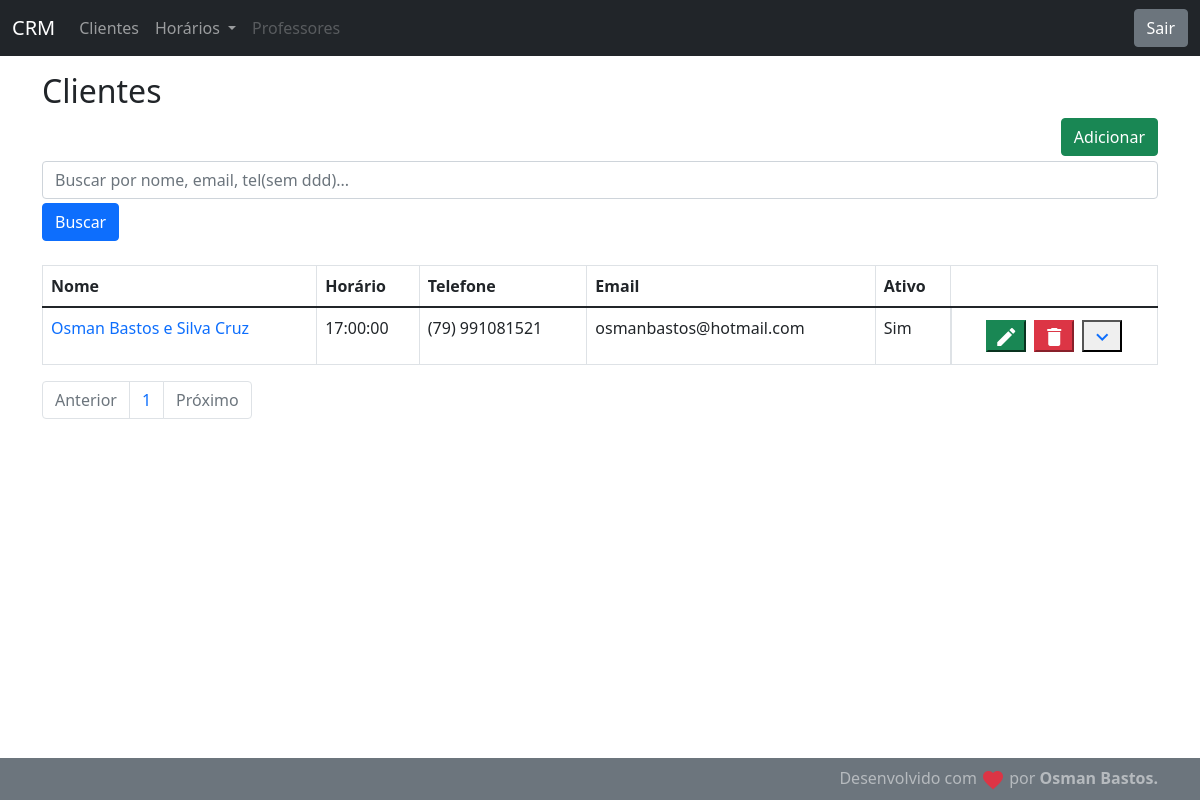
Before: /customer/list/?class_time=17:00 with the older database file.
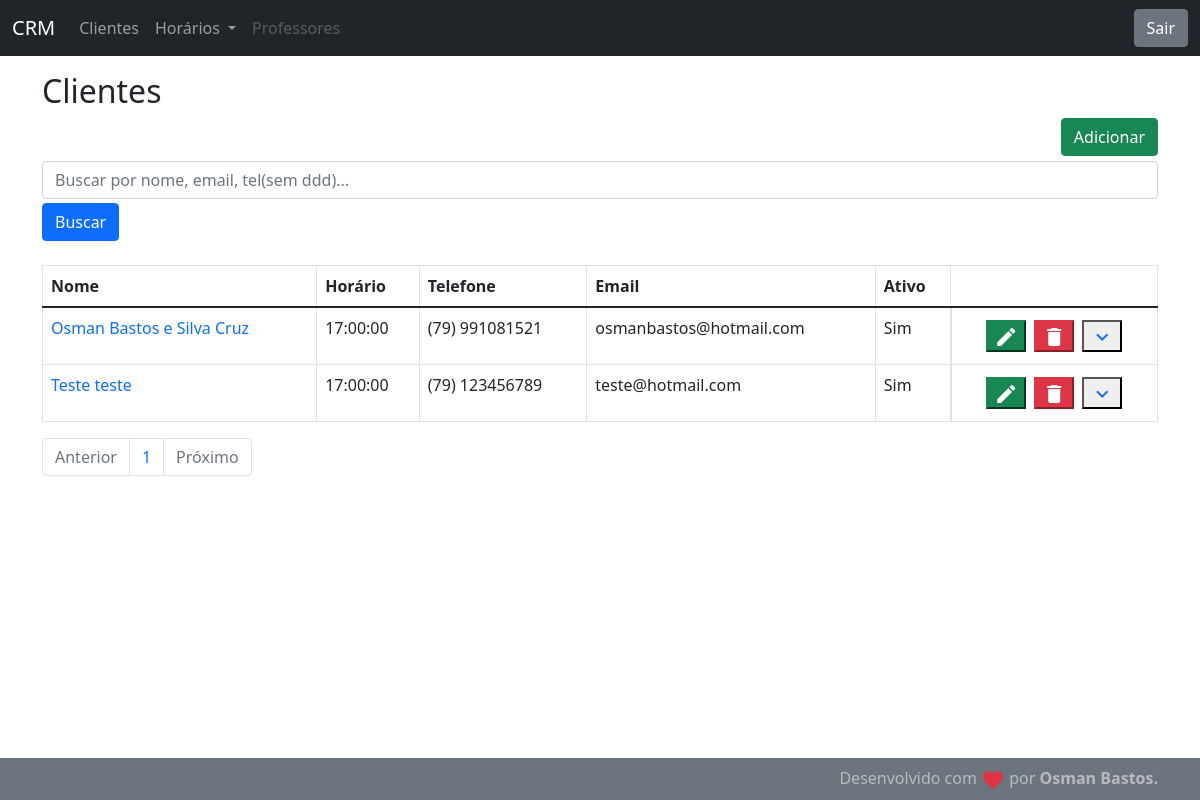
After: the same page with the newer database file.
### customer/models.py (models this page shows, shortened)
class Customer(models.Model):
    first_name = models.CharField(max_length=30)
    last_name = models.CharField(max_length=50)
    email = models.EmailField(max_length=254)
    birth_date = models.DateField()
    cpf_field = models.CharField(max_length=11, unique=True, blank=True, null=True)
    area_code = models.CharField(max_length=2)
    phone = models.CharField(max_length=9)
    address = models.CharField(max_length=100)
    address_number = models.CharField(max_length=10)
    created_date = models.DateTimeField(auto_now_add=True)
    update_date = models.DateTimeField(auto_now=True)
    class_time = models.CharField(max_length=8, default='00:00')
    active = models.BooleanField(default=True)
    evolution_field = models.CharField(max_length=500, blank=True, null=True)
    evolution_updated = models.DateTimeField(blank=True, null=True, auto_now=True)
    def get_full_name(self):
        return self.first_name + ' ' + self.last_name
    def get_full_phone(self):
        return '(' + self.area_code + ') ' + self.phone
    def get_full_evolution(self):
        return self.evolution_updated.strftime('%d/%m/%Y %H:%M')
    def get_absolute_url(self):
        return reverse('customer:customer-update', kwargs={'id': self.id})
    def get_delete_url(self):
        return reverse('customer:customer-delete', kwargs={'id': self.id})
    class Meta:
        db_table = 'customer'

### customer/views.py (the view)
# urls.py: path("list/", CustomerListView.as_view(), name='customer-list'),
class CustomerListView(ListView):
    template_name = "customer/customer_list.html"
    paginate_by = 8
    model = Customer
    def get_queryset(self):
        query = self.request.GET.get("name")
        class_time = self.request.GET.get("class_time")
        queryset = Customer.objects.all()
        if query:
            return Customer.objects.filter(first_name__icontains=query) | Customer.objects.filter(last_name__icontains=query) | Customer.objects.filter(email__icontains=query) | Customer.objects.filter(phone__icontains=query)
        if class_time:
            return Customer.objects.filter(class_time__icontains=class_time)
        return Customer.objects.all()

### customer/templates/customer/customer_list.html (shortened to what this page needs)
{% extends "model-page.html"%}
{% block content %}
    <h2>Clientes</h2>
    <a href="{% url "customer:customer-create" %}">
        <button type="button" class="btn btn-success"
            style="float: right; margin-bottom: 5px">Adicionar</button>
    </a>
    <form>
        <div class="form-group mb-1">
            <input class="form-control" type="text" name="name" placeholder="Buscar por nome, email, tel(sem ddd)...">
        </div>
        <button type="submit" class="btn btn-primary">Buscar</button>
    <form>
    <div class="table-responsive mt-4">
        <table class="table table-bordered table-responsive-md">
            <thead>
                <tr>
                    <th>Nome</th>
                    <th>Horário</th>
                    <th>Telefone</th>
                    <th>Email</th>
                    <th>Ativo</th>
                    <th></th>
                </tr>
            </thead>
            <tbody>
                {% for customer in customer_list%}
                    <tr>
                        <td><a href="{{ customer.get_absolute_url }}">{{ customer.get_full_name }}</a></td>
                        <td>{{ customer.class_time }}</td>
                        <td>{{ customer.get_full_phone }}</td>
                        <td>{{ customer.email }}</td>
                        <td>{{ customer.active|yesno:"Sim,Não" }}</td>
                        <td style="display: flex; flex-direction: row; justify-content: center;">
                                <a href="{{ customer.get_absolute_url }}"><button type="button" class="m-1 btn-success"><i class="material-icons align-middle text-white">edit</i></button></a>
                            <form method="post" action="{{ customer.get_delete_url }}" onsubmit="return confirmDeletion();">{% csrf_token %}
                                    <button type="submit" class="m-1 btn-danger"><i class="material-icons align-middle text-white">delete</i></button>
                            </form>
                            <button type="button" class="m-1 btn-link" onclick="toggleDetails('{{ customer.id }}')"><i class="material-icons align-middle">expand_more</i></button>
                         </td>
                    </tr>
                {% endfor %}
            </tbody>
        </table>
    </div>
    <ul class="pagination">
        {% if page_obj.has_previous %}
            <li class="page-item"><a class="page-link"
                href="?page={{ page_obj.previous_page_number }}">Anterior</a></li>
        {% else %}
            <li class="page-item disabled"><a class="page-link" href="#">Anterior</a></li>
        {% endif %}
        {% for object in page_obj.paginator.page_range %}
            <li class="page-item"><a class="page-link" href="?page={{ forloop.counter }}">{{ forloop.counter }}</a></li>
        {% endfor %}
        {% if page_obj.has_next %}
            <li class="page-item"><a class="page-link"
                href="?page={{ page_obj.next_page_number }}">Próximo</a></li>
        {% else %}
            <li class="page-item disabled"><a class="page-link" href="#">Próximo</a></li>
        {% endif %}
    </ul>
{% endblock %}

Changed rows visible on the page:
added Customer: get_full_name "Teste teste", class_time "17:00:00", get_full_phone "(79) 123456789", email "teste@hotmail.com", active "Sim"
